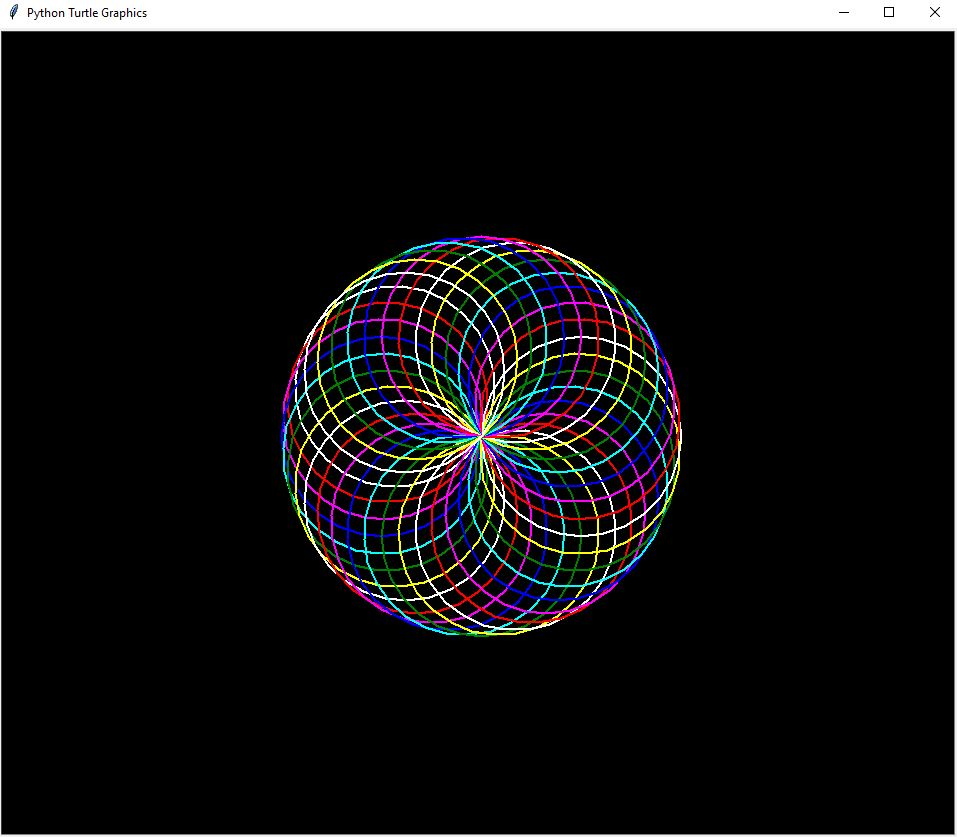

Python code for this plot:
import turtle

turtle.bgcolor("black")
turtle.pensize(2)
turtle.speed(0)

for i in range(6):
    for colours in ["red", "magenta", "blue", "cyan", "green", "yellow", "white"]:
        turtle.color(colours)
        turtle.circle(100)
        turtle.left(10)
        
turtle.hideturtle()        
